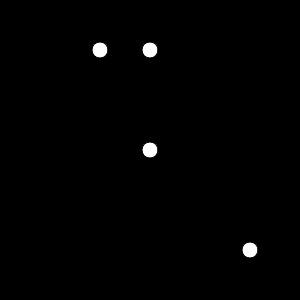
Frame 1 (no input)
Frame 60 (no input): identical to frame 1, image omitted
Frame 120 (the mouse pressed at the canvas centre since frame 60): identical to frame 1, image omitted

The p5.js sketch that drew this single still picture (run headless with seeded random() and noise() and a simulated clock; from frame 60 on, the mouse is pressed at the canvas centre):

// p5.js sketch
// ── sketch.js
let particles = [];

function setup() {
  createCanvas(300, 300);
  particles[0] = new Particle(100, 50);
  particles[1] = new Particle();
  let v = createVector(150, 50);
  particles[2] = new Particle(v);
  particles[3] = new Particle("250,250");

  //let val = sum(5, 15);

}

function draw() {
  background(0);
  for (let i = 0; i < particles.length; i++) {
    particles[i].show();
  }
}

class Particle {

  constructor(a, b) {
    if (a instanceof p5.Vector) {
      this.x = a.x;
      this.y = a.y;
    } else if (typeof(a) === "string") {
      let nums = a.split(',');
      this.x = Number(nums[0]);
      this.y = Number(nums[1]);
    } else {
      this.x = a || width / 2;
      this.y = b || height / 2;
    }
  }

  show() {
    fill(255);
    ellipse(this.x, this.y, 16, 16);
  }

}
// function sum(arr) {
//
//   if (arr instanceof Array) {
//     let val = 0;
//     for (let i = 0; i < arr.length; i++) {
//       val += arr[i];
//     }
//     return val;
//   } else {
//     let val = 0;
//     for (let i = 0; i < arguments.length; i++) {
//       val += arguments[i];
//     }
//     return val;
//   }
//
//   // if (b) {
//   //   return a + b;
//   // } else if (a) {
//   //   return a;
//   // } else {
//   //   return 0;
//   // }
//
// }


/*
Website
http://nexusbug.com/

github Repo
https://github.com/nexusbug/Code_365

About
Doing a challenge, coding three sixty five
There I hop on the train of Mr. Shiffman
And code along rainbow colored railway
One video each day, keeps the gray away

Coding Train
Daniel Shiffman
https://www.youtube.com/user/shiffman/
https://www.patreon.com/codingtrain

Framework
p5js - A beautiful Javascript library
https://p5js.org/

this.day
58th
2017 October 21

this.video
9.17: Arguments Array in JavaScript - p5.js Tutorial
https://youtu.be/4Sw6OUXjHsk
*/
